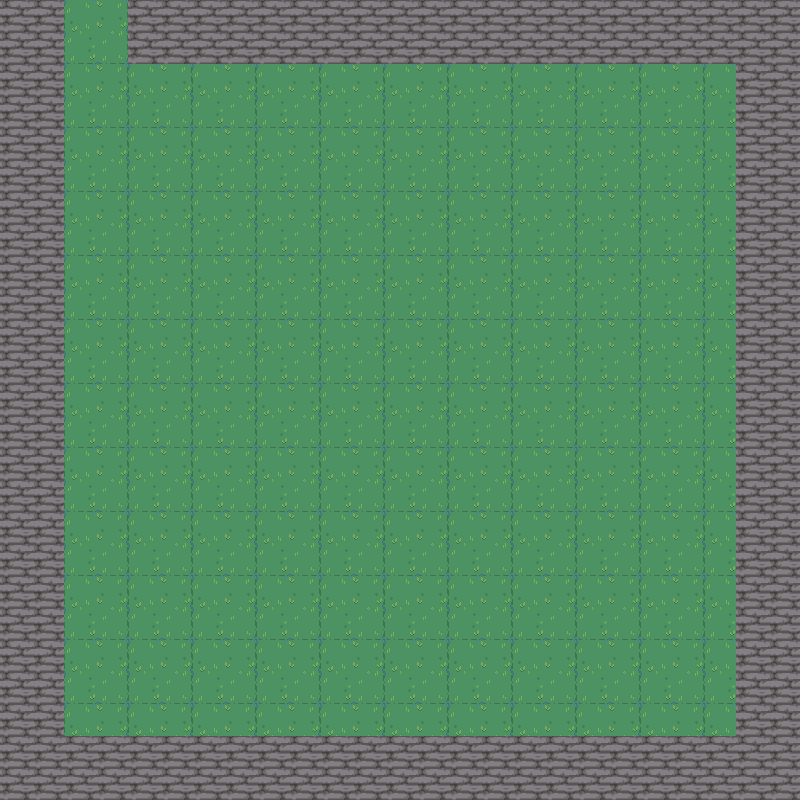

Rendered tile map (Tiled .tmx) drawn with the repository's tilesets; below, a short description and the map source with its tile grids summarised:
An orthogonal 50x50 tile map with 16x16 px tiles, 2 tile layers (background, walls) and 1 object (spawn_2).

<map version="1.5" tiledversion="1.7.2" orientation="orthogonal" renderorder="right-down" width="50" height="50" tilewidth="16" tileheight="16" infinite="0" nextlayerid="4" nextobjectid="2">
 <tileset firstgid="1" source="nature.tsx" />
 <layer id="1" name="background" width="50" height="50">
  <data>[2500 cells, 2500 non-empty, 16 distinct tile ids]</data>
 </layer>
 <layer id="2" name="walls" width="50" height="50">
  <data>[2500 cells, 720 non-empty, 4 distinct tile ids]</data>
 </layer>
 <objectgroup id="3" name="objects">
  <object id="1" name="spawn_2" x="96" y="33">
   <point />
  </object>
 </objectgroup>
</map>
